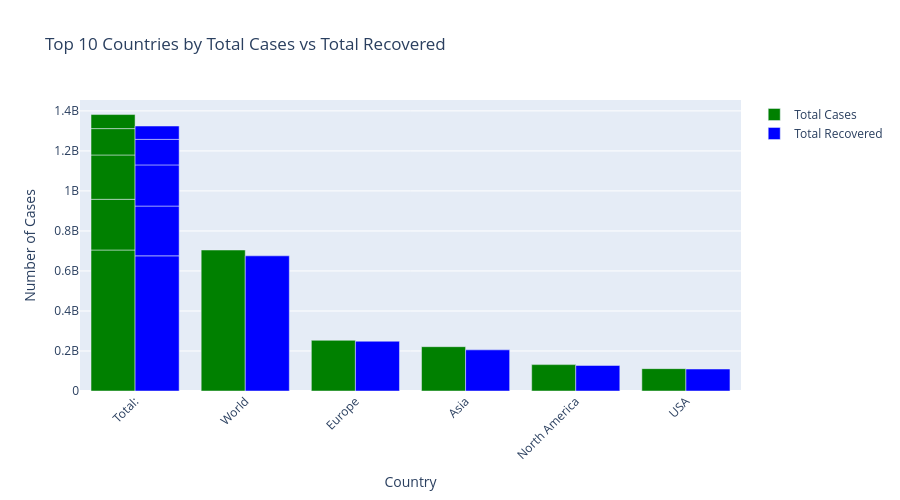

Notebook code for this chart:
### Code cell
import plotly.graph_objects as go

fig = go.Figure()

fig.add_trace(
    go.Bar(
        x=top_cases["Country,Other"],
        y=top_cases["TotalCases"],
        name="Total Cases",
        marker_color="green"
    )
)

fig.add_trace(
    go.Bar(
        x=top_cases["Country,Other"],  # Same countries for comparison
        y=top_cases["TotalRecovered"],
        name="Total Recovered",
        marker_color="blue"
    )
)

fig.update_layout(
    title="Top 10 Countries by Total Cases vs Total Recovered",
    xaxis_title="Country",
    yaxis_title="Number of Cases",
    barmode="group",
    width=900,
    height=500,
    xaxis_tickangle=-45
)

fig.show()

### Figure 1 — Plotly figure (JSON) as saved in the notebook; plotly's stock layout.template omitted (floating-point values rounded to 4 significant figures)
{"data": [{"marker": {"color": "green"}, "name": "Total Cases", "type": "bar", "x": ["Total:", "World", "Europe", "Total:", "Total:", "Asia", "Total:", "North America", "USA", "Total:"], "y": [704753890, 704753890, 253406198, 253406198, 221500265, 221500265, 131889132, 131889132, 111820082, 70200879]}, {"marker": {"color": "blue"}, "name": "Total Recovered", "type": "bar", "x": ["Total:", "World", "Europe", "Total:", "Total:", "Asia", "Total:", "North America", "USA", "Total:"], "y": [675600000.0, 675600000.0, 248800000.0, 248800000.0, 205700000.0, 205700000.0, 127700000.0, 127700000.0, 109800000.0, 66680000.0]}], "layout": {"barmode": "group", "height": 500, "title": {"text": "Top 10 Countries by Total Cases vs Total Recovered"}, "width": 900, "xaxis": {"tickangle": -45, "title": {"text": "Country"}}, "yaxis": {"title": {"text": "Number of Cases"}}}}
